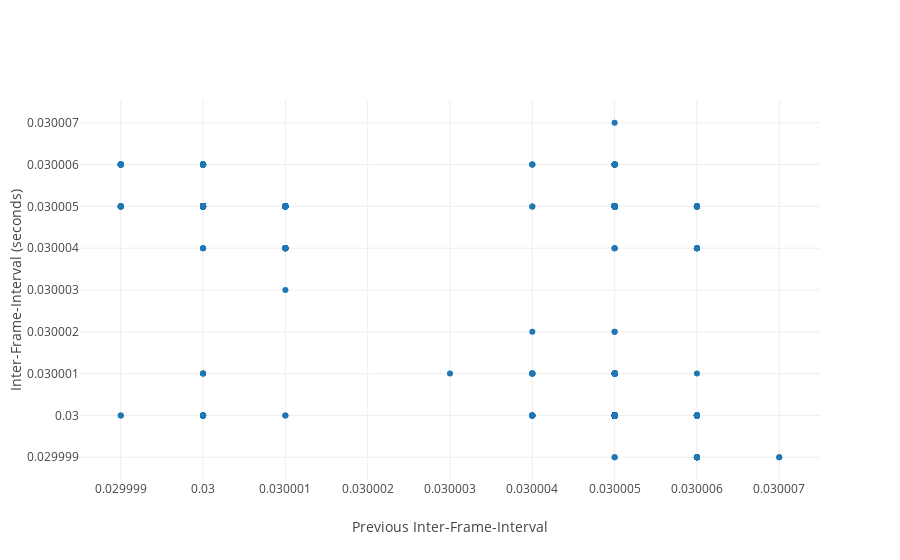

Write notebook code for a chart like this one.
### Markdown cell above
And again with pigpio frame times.

### Code cell
print 'number of frame intervals = ', frameInterval_time.shape[0]

# this assumes we have an even number
interval0 = frameInterval_pigpio[0::2]
interval1 = frameInterval_pigpio[1::2]

fig = {
    'data': [{
        'x': interval0, 
        'y': interval1, 
        'text': '', 
        'mode': 'markers', 
        'name': 'pigpio'
    }],
    'layout': {
        'xaxis': {'title': 'Previous Inter-Frame-Interval'},
        'yaxis': {'title': "Inter-Frame-Interval (seconds)"}
    }
}

iplot(fig, filename='pandas/multiple-scatter')

### Figure 1 — Plotly figure (JSON) as saved in the notebook; plotly's stock layout.template omitted (floating-point values rounded to 4 significant figures; data arrays with more than 128 entries replaced by an {"elided": "..."} marker saying what was removed)
{"data": [{"mode": "markers", "name": "pigpio", "text": "", "x": {"elided": "999 float values"}, "y": {"elided": "998 float values"}}], "layout": {"xaxis": {"title": "Previous Inter-Frame-Interval"}, "yaxis": {"title": "Inter-Frame-Interval (seconds)"}}}
